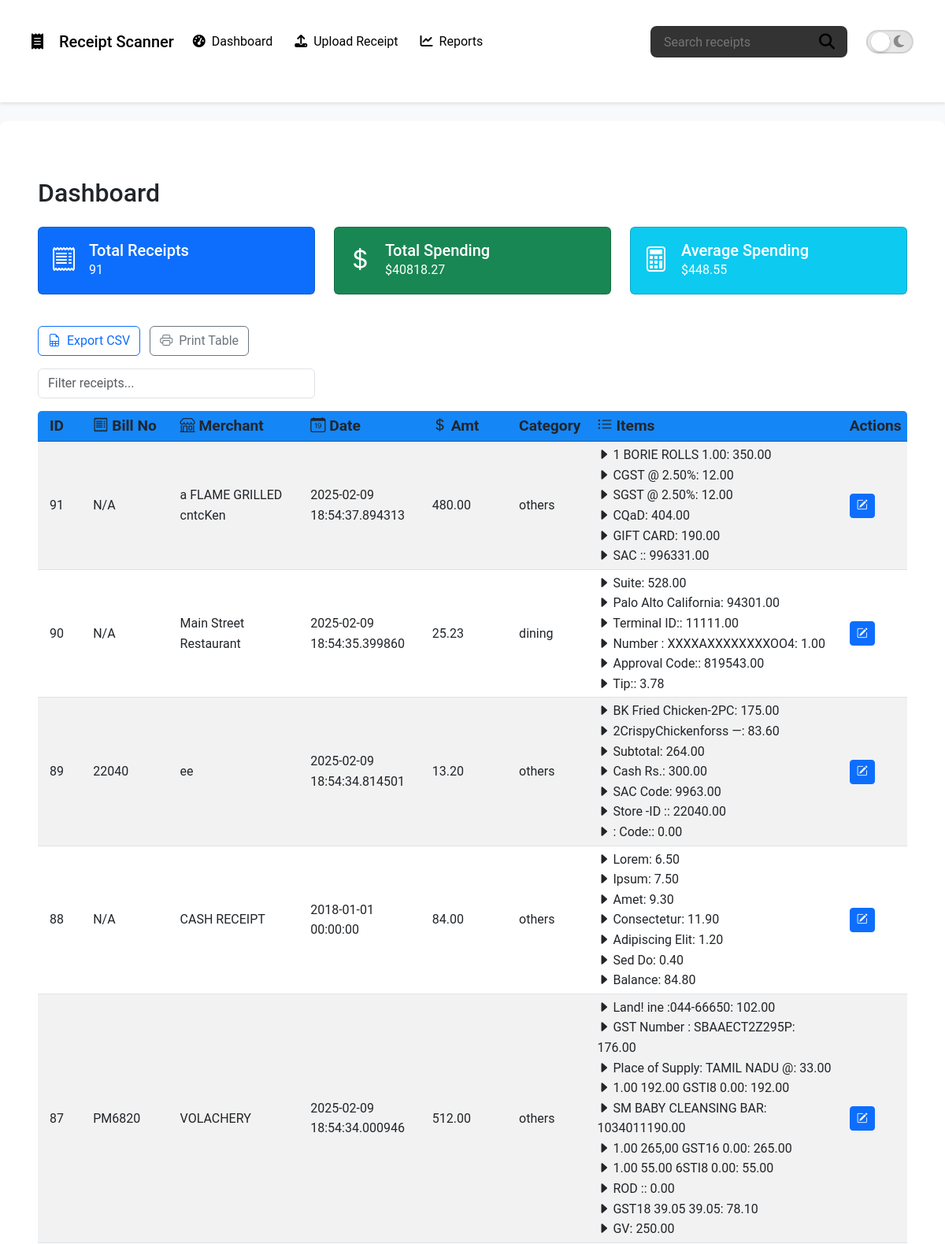
The page / (upper part) on the database its author committed.
### models.py (models this page shows, shortened)
class TimestampMixin:
    created_at = db.Column(
        db.DateTime,
        nullable=False,
        default=datetime.utcnow,
        comment="Record creation timestamp"
    )
    updated_at = db.Column(
        db.DateTime,
        nullable=False,
        default=datetime.utcnow,
        onupdate=datetime.utcnow,
        comment="Record update timestamp"
    )

class Receipt(db.Model, TimestampMixin):
    __tablename__ = 'receipts'
    id = db.Column(db.Integer, primary_key=True)
    bill_no = db.Column(db.String(50), nullable=True, comment="Bill or Invoice number")
    merchant = db.Column(db.String(120), nullable=False, index=True, comment="Merchant name")
    date_time = db.Column(
        db.DateTime,
        nullable=False,
        default=datetime.utcnow,
        comment="Date and time of the receipt"
    )
    total_amount = db.Column(
        db.Numeric(precision=10, scale=2),
        nullable=True,
        comment="Total amount of the receipt"
    )
    tax = db.Column(
        db.Numeric(precision=10, scale=2),
        nullable=True,
        comment="Tax amount"
    )
    discount = db.Column(
        db.Numeric(precision=10, scale=2),
        nullable=True,
        comment="Discount amount"
    )
    ocr_text = db.Column(
        db.Text,
        nullable=True,
        comment="Full OCR text extracted from the receipt"
    )
    category = db.Column(
        db.String(50),
        nullable=True,
        index=True,
        comment="Expense category"
    )
    location = db.Column(
        db.String(120),
        nullable=True,
        comment="Merchant location or other geographical info"
    )
    items = db.relationship(
        'ReceiptItem',
        backref='receipt',
        lazy=True,
        cascade="all, delete-orphan"
    )

class ReceiptItem(db.Model, TimestampMixin):
    __tablename__ = 'receipt_items'
    id = db.Column(db.Integer, primary_key=True)
    receipt_id = db.Column(
        db.Integer,
        db.ForeignKey('receipts.id', ondelete='CASCADE'),
        nullable=False,
        comment="Foreign key linking to the parent receipt"
    )
    name = db.Column(
        db.String(200),
        nullable=False,
        comment="Item name/description"
    )
    amount = db.Column(
        db.Numeric(precision=10, scale=2),
        nullable=True,
        comment="Monetary amount for the item"
    )

### app.py (the view)
    @app.route('/')
    def index():
        receipts = Receipt.query.order_by(Receipt.id.desc()).all()
        total_amount = sum(float(r.total_amount) for r in receipts if r.total_amount)
        average_amount = total_amount / len(receipts) if receipts else 0.0
        return render_template('dashboard.html',
                               receipts=receipts,
                               total_amount=total_amount,
                               average_amount=average_amount)

### templates/dashboard.html (shortened to what this page needs)
{% extends "base.html" %}
{% block content %}
<div class="container mt-4">
  <h2 class="mb-4">Dashboard</h2>
  <div class="row mb-4">
    <div class="col-md-4">
      <div class="card text-white bg-primary mb-3">
        <div class="card-body d-flex align-items-center">
          <div class="me-3">
            <i class="bi bi-receipt" style="font-size: 2rem;"></i>
          </div>
          <div>
            <h5 class="card-title mb-0">Total Receipts</h5>
            <p class="card-text">{{ receipts|length }}</p>
          </div>
        </div>
      </div>
    </div>
    <div class="col-md-4">
      <div class="card text-white bg-success mb-3">
        <div class="card-body d-flex align-items-center">
          <div class="me-3">
            <i class="bi bi-currency-dollar" style="font-size: 2rem;"></i>
          </div>
          <div>
            <h5 class="card-title mb-0">Total Spending</h5>
            <p class="card-text">${{ '%.2f' % total_amount }}</p>
          </div>
        </div>
      </div>
    </div>
    <div class="col-md-4">
      <div class="card text-white bg-info mb-3">
        <div class="card-body d-flex align-items-center">
          <div class="me-3">
            <i class="bi bi-calculator" style="font-size: 2rem;"></i>
          </div>
          <div>
            <h5 class="card-title mb-0">Average Spending</h5>
            <p class="card-text">
              {% if receipts|length > 0 %}
                ${{ '%.2f' % (total_amount / receipts|length) }}
              {% else %}
                $0.00
              {% endif %}
            </p>
          </div>
        </div>
      </div>
    </div>
  </div>
  <div class="mb-3">
    <button id="exportCSV" class="btn btn-outline-primary me-2">
      <i class="bi bi-file-earmark-spreadsheet me-1"></i> Export CSV
    </button>
    <button id="printTable" class="btn btn-outline-secondary">
      <i class="bi bi-printer me-1"></i> Print Table
    </button>
  </div>
  <div class="row mb-3">
    <div class="col-md-4">
      <input id="tableSearch" type="text" class="form-control" placeholder="Filter receipts...">
    </div>
  </div>
  <div class="table-responsive">
    <table id="receiptsTable" class="table table-striped table-hover align-middle table-sm">
      <thead class="table-light">
        <tr>
          <th scope="col" style="width: 5%;">ID</th>
          <th scope="col" style="width: 10%;"><i class="bi bi-receipt"></i> Bill No</th>
          <th scope="col" style="width: 15%;"><i class="bi bi-shop"></i> Merchant</th>
          <th scope="col" style="width: 14%;"><i class="bi bi-calendar-date"></i> Date</th>
          <th scope="col" style="width: 10%;"><i class="bi bi-currency-dollar"></i> Amt</th>
          <th scope="col" style="width: 9%;">Category</th>
          <th scope="col" style="width: 29%;"><i class="bi bi-list-ul"></i> Items</th>
          <th scope="col" style="width: 8%;">Actions</th>
        </tr>
      </thead>
      <tbody>
        {% for receipt in receipts %}
        <tr>
          <td data-label="ID">{{ receipt.id }}</td>
          <td data-label="Bill No">{{ receipt.bill_no or 'N/A' }}</td>
          <td data-label="Merchant">{{ receipt.merchant }}</td>
          <td data-label="Date">{{ receipt.date_time }}</td>
          <td data-label="Total Amount">{{ receipt.total_amount }}</td>
          <td data-label="Category">{{ receipt.category }}</td>
          <td data-label="Items">
            {% if receipt.items %}
            <ul class="list-unstyled mb-0">
              {% for item in receipt.items %}
              <li><i class="bi bi-caret-right-fill"></i> {{ item.name }}: {{ item.amount }}</li>
              {% endfor %}
            </ul>
            {% else %}
            <span class="text-muted">No Items</span>
            {% endif %}
          </td>
          <td data-label="Actions">
            <a href="{{ url_for('edit_receipt', receipt_id=receipt.id) }}" class="btn btn-sm btn-primary" data-bs-toggle="tooltip" data-bs-placement="top" title="Edit Receipt">
              <i class="bi bi-pencil-square"></i>
            </a>
          </td>
        </tr>
        {% endfor %}
      </tbody>
    </table>
  </div>
<link href="https://cdn.jsdelivr.net/npm/bootstrap-icons/font/bootstrap-icons.css" rel="stylesheet">
{% endblock %}

### templates/base.html (shortened to what this page needs)
<!DOCTYPE html>
<html lang="en">
<head>
  <link href="https://cdn.jsdelivr.net/npm/bootstrap@5.3.0/dist/css/bootstrap.min.css" rel="stylesheet" />
  <link
    rel="stylesheet"
    href="https://cdnjs.cloudflare.com/ajax/libs/font-awesome/6.4.0/css/all.min.css"
  />
  <link rel="stylesheet" href="{{ url_for('static', filename='css/styles.css') }}" />
</head>
<body>
  <nav class="navbar navbar-expand-lg sticky-top" id="mainNav">
    <div class="container">
      <a class="navbar-brand" href="{{ url_for('index') }}">
        <i class="fa-solid fa-receipt me-2"></i> Receipt Scanner
      </a>
      <div class="collapse navbar-collapse" id="mainNavbar">
        <ul class="navbar-nav me-auto mb-2 mb-lg-0">
          <li class="nav-item {% if request.endpoint=='index' %}active{% endif %}">
            <a class="nav-link" href="{{ url_for('index') }}">
              <i class="fa-solid fa-gauge-high me-1"></i> Dashboard
            </a>
          </li>
          <li class="nav-item {% if request.endpoint=='upload' %}active{% endif %}">
            <a class="nav-link" href="{{ url_for('upload') }}">
              <i class="fa-solid fa-upload me-1"></i> Upload Receipt
            </a>
          </li>
          <li class="nav-item {% if request.endpoint=='reports' %}active{% endif %}">
            <a class="nav-link" href="{{ url_for('reports') }}">
              <i class="fa-solid fa-chart-line me-1"></i> Reports
            </a>
          </li>
        </ul>
        <div class="navbar-controls">
          <form id="searchForm" class="navbar-search">
            <input id="searchInput" type="search" placeholder="Search receipts" aria-label="Search receipts" />
          </form>
          <div class="dark-mode-toggle">
            <label for="darkModeSwitch" aria-label="Toggle dark mode">
              <span class="toggle-icon sun"><i class="fa-solid fa-sun"></i></span>
              <span class="toggle-icon moon"><i class="fa-solid fa-moon"></i></span>
            </label>
          </div>
        </div>
      </div>
    </div>
  </nav>
  <div id="mainContent" class="container mt-4">
    {% block content %}{% endblock %}
  </div>
</body>
</html>

### static/css/styles.css (style rules this page uses)
:root { --transition-speed: 0.5s; --transition-ease: cubic-bezier(0.4, 0, 0.2, 1); --light-bg: #f8f9fa; --light-text: #212529; --light-container-bg: #ffffff; --light-border: #dee2e6; --dark-bg: #0f0f0f; --dark-text: #d0d0d0; --dark-container-bg: #1a1a1a; --dark-form-bg: #252525; --dark-border: #555555; --primary-color: #0d6efd; --primary-hover: #0b5ed7; --secondary-color: #8c8c8c; --success-color: #28a745; --danger-color: #dc3545; --link-color: #66b3ff; --modal-bg: #181818; }
body { font-family: 'Roboto', sans-serif; margin: 0; padding: 0; line-height: 1.6; background-color: var(--light-bg); color: var(--light-text); transition: background-color var(--transition-speed) var(--transition-ease), color var(--transition-speed) var(--transition-ease), border-color var(--transition-speed) var(--transition-ease), box-shadow var(--transition-speed) var(--transition-ease); }
.container { max-width: 1200px; padding: 1.5rem; background-color: var(--light-container-bg); border-radius: 0.5rem; margin-bottom: 1.5rem;; }
.table thead th { background-color: #1586f6; color: var(--light-text); font-size: larger; border-color: var(--dark-border); padding-left: 15px; padding-right: 5px; }
.table tbody td { padding-left: 15px; padding-right: 5px; }
.table-responsive { overflow-x: auto; border-radius: 5px }

### rows shown on the page
Receipt: id "91", bill_no "N/A", merchant "a FLAME GRILLED cntcKen", date_time "2025-02-09 18:54:37.894313", total_amount "480.00", category "others"
ReceiptItem: name "1 BORIE ROLLS 1.00", amount "350.00"
ReceiptItem: name "CGST @ 2.50%", amount "12.00"
ReceiptItem: name "SGST @ 2.50%", amount "12.00"
ReceiptItem: name "CQaD", amount "404.00"
ReceiptItem: name "GIFT CARD", amount "190.00"
ReceiptItem: name "SAC :", amount "996331.00"
Receipt: id "90", bill_no "N/A", merchant "Main Street Restaurant", date_time "2025-02-09 18:54:35.399860", total_amount "25.23", category "dining"
ReceiptItem: name "Suite", amount "528.00"
ReceiptItem: name "Palo Alto California", amount "94301.00"
ReceiptItem: name "Terminal ID:", amount "11111.00"
ReceiptItem: name "Number : XXXXAXXXXXXXXOO4", amount "1.00"
ReceiptItem: name "Approval Code:", amount "819543.00"
ReceiptItem: name "Tip:", amount "3.78"
Receipt: id "89", bill_no "22040", merchant "ee", date_time "2025-02-09 18:54:34.814501", total_amount "13.20", category "others"
ReceiptItem: name "BK Fried Chicken-2PC", amount "175.00"
ReceiptItem: name "2CrispyChickenforss —", amount "83.60"
ReceiptItem: name "Subtotal", amount "264.00"
ReceiptItem: name "Cash Rs.", amount "300.00"
ReceiptItem: name "SAC Code", amount "9963.00"
ReceiptItem: name "Store -ID :", amount "22040.00"
ReceiptItem: name ": Code:", amount "0.00"
Receipt: id "88", bill_no "N/A", merchant "CASH RECEIPT", date_time "2018-01-01 00:00:00", total_amount "84.00", category "others"
ReceiptItem: name "Lorem", amount "6.50"
ReceiptItem: name "Ipsum", amount "7.50"
ReceiptItem: name "Amet", amount "9.30"
ReceiptItem: name "Consectetur", amount "11.90"
ReceiptItem: name "Adipiscing Elit", amount "1.20"
ReceiptItem: name "Sed Do", amount "0.40"
ReceiptItem: name "Balance", amount "84.80"
Receipt: id "87", bill_no "PM6820", merchant "VOLACHERY", date_time "2025-02-09 18:54:34.000946", total_amount "512.00", category "others"
ReceiptItem: name "Land! ine :044-66650", amount "102.00"
ReceiptItem: name "GST Number : SBAAECT2Z295P", amount "176.00"
ReceiptItem: name "Place of Supply: TAMIL NADU @", amount "33.00"
ReceiptItem: name "1.00 192.00 GSTI8 0.00", amount "192.00"
ReceiptItem: name "SM BABY CLEANSING BAR", amount "1034011190.00"
ReceiptItem: name "1.00 265,00 GST16 0.00", amount "265.00"
ReceiptItem: name "1.00 55.00 6STI8 0.00", amount "55.00"
ReceiptItem: name "ROD :", amount "0.00"
ReceiptItem: name "GST18 39.05 39.05", amount "78.10"
ReceiptItem: name "GV", amount "250.00"

### other values the page prints
{{ receipts|length }} "91"
{{ '%.2f' % total_amount }} "40818.27"
{{ '%.2f' % (total_amount / receipts|length) }} "448.55"
